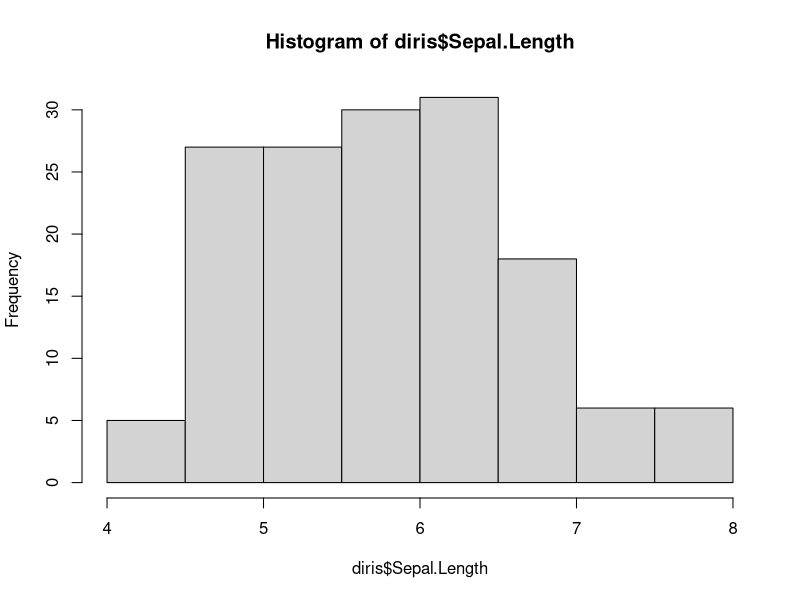

The R source for this figure:
## ---- chunk 1
##notice the 'echo=FALSE'
##it means the below code will never make it to our knited html
library(data.table)
diris <- as.data.table(iris)
##it is still run, however, so we do have access to it.
## ---- chunk 2
summary(diris)
## ---- chunk 3
hist(diris$Sepal.Length)
